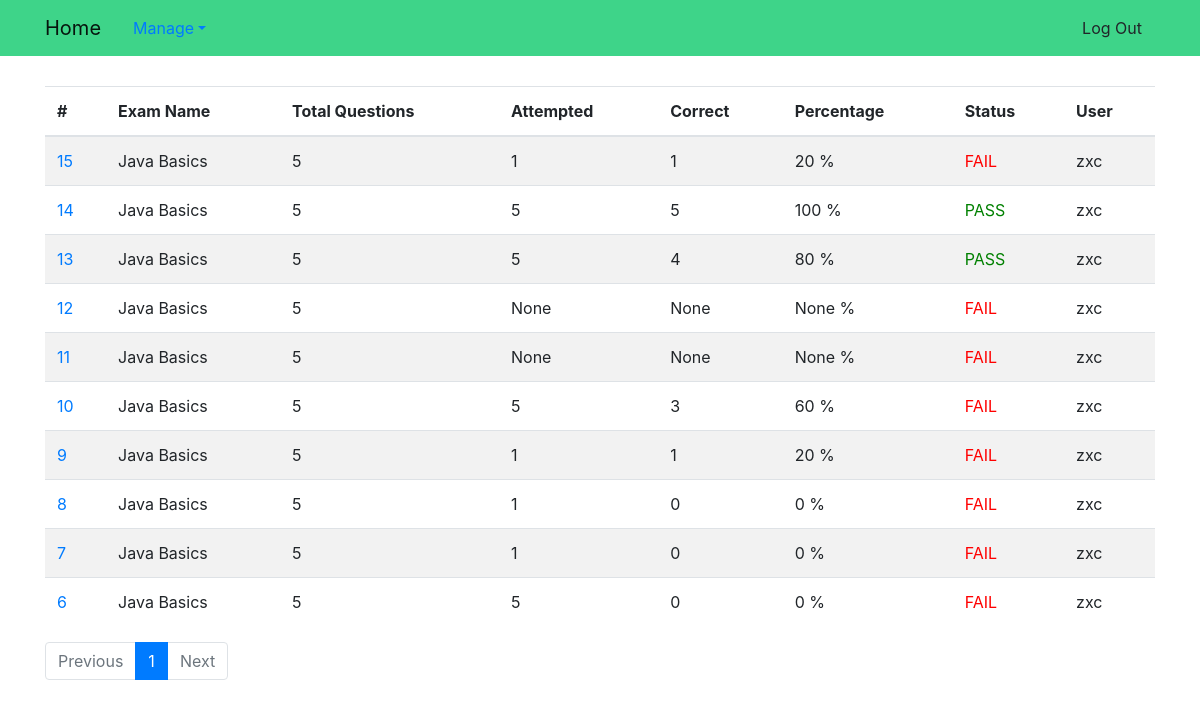
Page /history/ (signed in) on the committed database.
### exam_app/models.py (models this page shows)
class ExamAttempt(models.Model):
    RESULT_STATUS = (
        ('P', 'PASS'),
        ('F', 'FAIL')
    )
    start_time = models.DateTimeField()
    end_time = models.DateTimeField()
    answer_list = models.TextField()
    result_attempted_question_count = models.PositiveSmallIntegerField(
        blank=True, null=True)
    result_correct_answer_count = models.PositiveSmallIntegerField(
        blank=True, null=True)
    result_percentage = models.PositiveSmallIntegerField(blank=True, null=True,
                                                         validators=[MaxValueValidator(100), MinValueValidator(0)])
    _result_status = models.CharField(max_length=1, choices=RESULT_STATUS)
    user = models.ForeignKey(User, on_delete=models.CASCADE)
    exam = models.ForeignKey(Exam, on_delete=models.CASCADE)
    def result_status(self):
        return (dict(self.RESULT_STATUS))[self._result_status]

class Exam(models.Model):
    name = models.TextField()
    question_count = models.PositiveSmallIntegerField()
    questions = models.ManyToManyField(Question)
    time = models.TimeField()
    passing_percentage = models.PositiveSmallIntegerField(
        validators=[MaxValueValidator(100), MinValueValidator(1)])
    def __str__(self):
        return self.name

### exam_app/views.py (the view)
# urls.py: url('^history/$', views.ListExamAttemptHistoryView.as_view(), name='history'),
class ListExamAttemptHistoryView(LoginRequiredMixin, ListView):
    paginate_by = 10
    model = models.ExamAttempt
    template_name = 'exam_app/exam_attempt_history.html'
    def get_queryset(self):
        if self.request.user.is_superuser:
            return models.ExamAttempt.objects.all().order_by('-pk')
        else:
            return models.ExamAttempt.objects.filter(user=self.request.user).order_by('-pk')

### exam_app/templates/exam_app/exam_attempt_history.html (shortened to what this page needs)
{% extends "base.html" %}
{% block body_block %}
<table id="table" class="table table-striped">
    <thead>
        <tr>
            <th scope="col">#</th>
            <th scope="col">Exam Name</th>
            <th scope="col">Total Questions</th>
            <th scope="col">Attempted</th>
            <th scope="col">Correct</th>
            <th scope="col">Percentage</th>
            <th scope="col">Status</th>
            <th scope="col">User</th>
        </tr>
    </thead>
    <tbody>
        {% for examattempt in examattempt_list %}
        <tr>
            <td><a href="/user/result/{{examattempt.pk}}">{{examattempt.pk}}</a></td>
            <td>{{ examattempt.exam}}</td>
            <td>{{ examattempt.exam.question_count}}</td>
            <td>{{ examattempt.result_attempted_question_count}}</td>
            <td>{{ examattempt.result_correct_answer_count}}</td>
            <td>{{ examattempt.result_percentage}} %</td>
            <td><span class="{{examattempt.result_status}}">{{ examattempt.result_status}}</span></td>
            <td>{{ examattempt.user}}</td>
        </tr>
        {% empty %}
        <tr>
            <td colspan="7">So Empty!!!</td>
        </tr>
        {% endfor %}
    </tbody>
</table>
<nav aria-label="PageNavigation" class="page-nav">
    <ul class="pagination">
        {% if page_obj.has_previous %}
        <li class="page-item ">
            <a class="page-link" href="?page={{ page_obj.previous_page_number }}" tabindex="-1">Previous</a>
        </li>
        {% else %}
        <li class="page-item disabled">
            <a class="page-link" href="#" tabindex="-1">Previous</a>
        </li>
        {% endif %}
        {% for num in page_obj.paginator.page_range %}
        {% if page_obj.number == num %}
        <li class="page-item active"><a class="page-link" href="?page={{ num }}">{{num}}</a>
        </li>
        {% elif num > page_obj.number|add:'-3' and num < page_obj.number|add:'3' %}
        <li class="page-item"><a class="page-link" href="?page={{ num }}">{{num}}</a></li>
        {% endif %}
        {% endfor %}
        {% if page_obj.has_next %}
        <li class="page-item">
            <a class="page-link" href="?page={{ page_obj.next_page_number }}">Next</a>
        </li>
        {% else %}
        <li class="page-item disabled">
            <a class="page-link" href="#">Next</a>
        </li>
        {% endif %}
    </ul>
</nav>
{% endblock %}

### exam_app/static/exam_app/css/master.css (style rules this page uses)
.FAIL { color: red; }
.PASS { color: green; }

### rows in the picture
ExamAttempt: pk "15", exam "Java Basics", exam.question_count "5", result_attempted_question_count "1", result_correct_answer_count "1", result_percentage "20", result_status "FAIL", user "zxc"
ExamAttempt: pk "14", exam "Java Basics", exam.question_count "5", result_attempted_question_count "5", result_correct_answer_count "5", result_percentage "100", result_status "PASS", user "zxc"
ExamAttempt: pk "13", exam "Java Basics", exam.question_count "5", result_attempted_question_count "5", result_correct_answer_count "4", result_percentage "80", result_status "PASS", user "zxc"
ExamAttempt: pk "12", exam "Java Basics", exam.question_count "5", result_attempted_question_count "None", result_correct_answer_count "None", result_percentage "None", result_status "FAIL", user "zxc"
ExamAttempt: pk "11", exam "Java Basics", exam.question_count "5", result_attempted_question_count "None", result_correct_answer_count "None", result_percentage "None", result_status "FAIL", user "zxc"
ExamAttempt: pk "10", exam "Java Basics", exam.question_count "5", result_attempted_question_count "5", result_correct_answer_count "3", result_percentage "60", result_status "FAIL", user "zxc"
ExamAttempt: pk "9", exam "Java Basics", exam.question_count "5", result_attempted_question_count "1", result_correct_answer_count "1", result_percentage "20", result_status "FAIL", user "zxc"
ExamAttempt: pk "8", exam "Java Basics", exam.question_count "5", result_attempted_question_count "1", result_correct_answer_count "0", result_percentage "0", result_status "FAIL", user "zxc"
ExamAttempt: pk "7", exam "Java Basics", exam.question_count "5", result_attempted_question_count "1", result_correct_answer_count "0", result_percentage "0", result_status "FAIL", user "zxc"
ExamAttempt: pk "6", exam "Java Basics", exam.question_count "5", result_attempted_question_count "5", result_correct_answer_count "0", result_percentage "0", result_status "FAIL", user "zxc"

### other values in the picture
{{ num }} "1"
